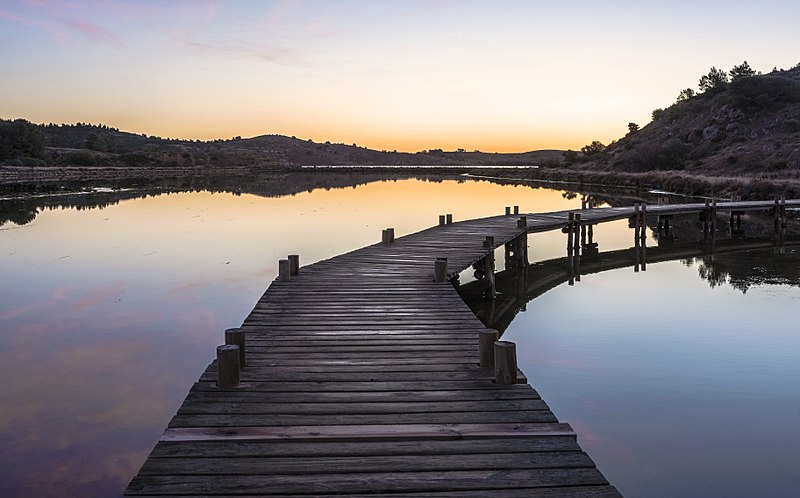
#> input picture example2.jpg, 800 x 498 px
$ python -i genetic_drawing.py   (imports and definitions only)   (older library calls are emulated)
#> lines starting #> are read from the running program, lines starting #| are printed output that depends on the picture
import cv2
import numpy as np
import time
import matplotlib.pyplot as plt
import string
import random
from IPython.display import clear_output

class GeneticDrawing:
    def __init__(self, img_path, seed=0, brushesRange=[[0.1, 0.3], [0.3, 0.7]]):
#> called with img_path = 'example2.jpg', seed = 0
        self.original_img = cv2.imread(img_path)
#> self.original_img is the input picture: shape (498, 800, 3); mean B, G, R 128.7, 126.7, 132
        self.img_grey = cv2.cvtColor(self.original_img,cv2.COLOR_BGR2GRAY)
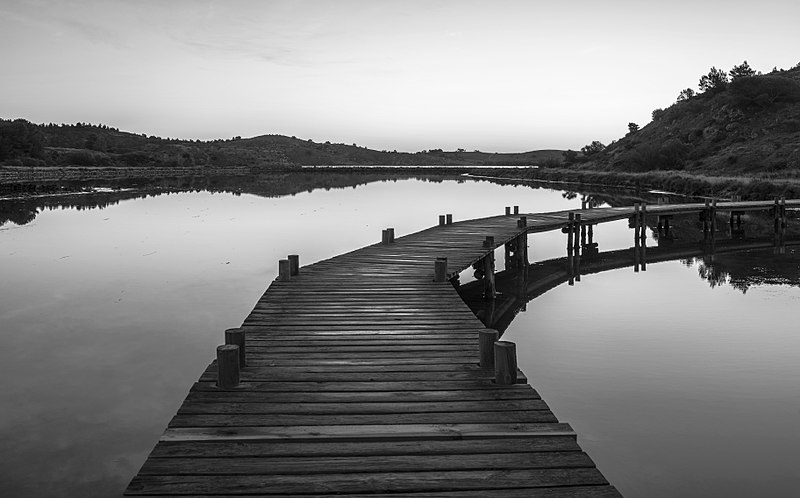
#> self.img_grey: shape (498, 800); min 0, max 255, mean 128.5
        self.img_grads = self._imgGradient(self.img_grey)
        self.myDNA = None
        self.seed = seed
        self.brushesRange = brushesRange
        self.sampling_mask = None

        #start with an empty black img
        self.imgBuffer = [np.zeros((self.img_grey.shape[0], self.img_grey.shape[1]), np.uint8)]

    def generate(self, stages=10, generations=100, brushstrokesCount=10, show_progress_imgs=True):
        for s in range(stages):
            #initialize new DNA
            if self.sampling_mask is not None:
                sampling_mask = self.sampling_mask
            else:
                sampling_mask = self.create_sampling_mask(s, stages)
            self.myDNA = DNA(self.img_grey.shape,
                             self.img_grads,
                             self.calcBrushRange(s, stages),
                             canvas=self.imgBuffer[-1],
                             sampling_mask=sampling_mask)
            self.myDNA.initRandom(self.img_grey, brushstrokesCount, self.seed + time.time() + s)
            #evolve DNA
            for g in range(generations):
                self.myDNA.evolveDNASeq(self.img_grey, self.seed + time.time() + g)
                clear_output(wait=True)
                print("Stage ", s+1, ". Generation ", g+1, "/", generations)
                if show_progress_imgs is True:
                    #plt.imshow(sampling_mask, cmap='gray')
                    plt.imshow(image2np(self.myDNA.get_cached_image()), cmap='gray')
                    #plt.imshow(self.myDNA.get_cached_image(), cmap='gray')
                    plt.show()
            self.imgBuffer.append(self.myDNA.get_cached_image())
        return self.myDNA.get_cached_image()

    def calcBrushRange(self, stage, total_stages):
        return [self._calcBrushSize(self.brushesRange[0], stage, total_stages), self._calcBrushSize(self.brushesRange[1], stage, total_stages)]

    def set_brush_range(self, ranges):
        self.brushesRange = ranges

    def set_sampling_mask(self, img_path):
        self.sampling_mask = cv2.cvtColor(cv2.imread(img_path),cv2.COLOR_BGR2GRAY)

    def create_sampling_mask(self, s, stages):
        percent = 0.2
        start_stage = int(stages*percent)
        sampling_mask = None
        if s >= start_stage:
            t = (1.0 - (s-start_stage)/max(stages-start_stage-1,1)) * 0.25 + 0.005
            sampling_mask = self.calc_sampling_mask(t)
        return sampling_mask

    '''
    we'd like to "guide" the brushtrokes along the image gradient direction, if such direction has large magnitude
    in places of low magnitude, we allow for more deviation from the direction.
    this function precalculates angles and their magnitudes for later use inside DNA class
    '''
    def _imgGradient(self, img):
        #convert to 0 to 1 float representation
        img = np.float32(img) / 255.0
        # Calculate gradient
        gx = cv2.Sobel(img, cv2.CV_32F, 1, 0, ksize=1)
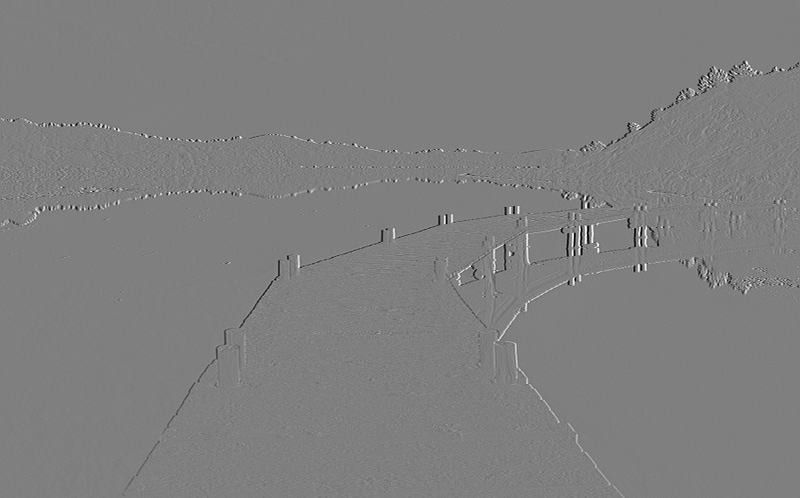
#> gx: shape (498, 800) float32; min -0.992, max 0.992, mean -5.48e-05; drawn with min black and max white
        gy = cv2.Sobel(img, cv2.CV_32F, 0, 1, ksize=1)
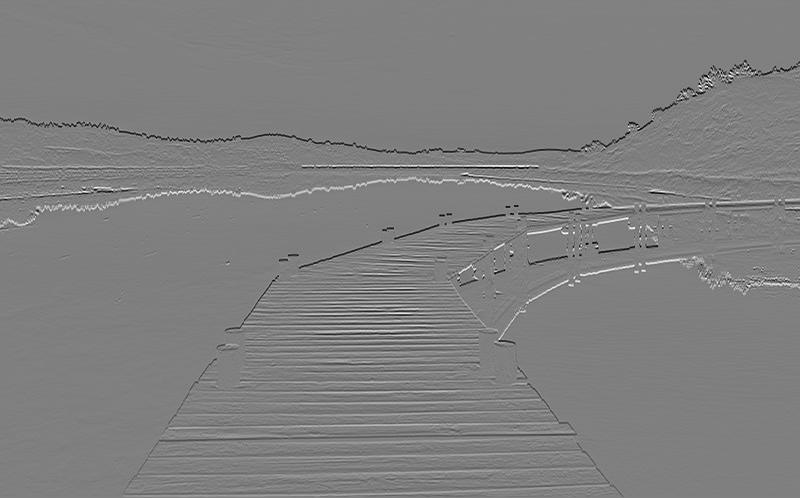
#> gy: shape (498, 800) float32; min -0.984, max 0.976, mean -0.00224; drawn with min black and max white
        # Python Calculate gradient magnitude and direction ( in degrees )
        mag, angle = cv2.cartToPolar(gx, gy, angleInDegrees=True)
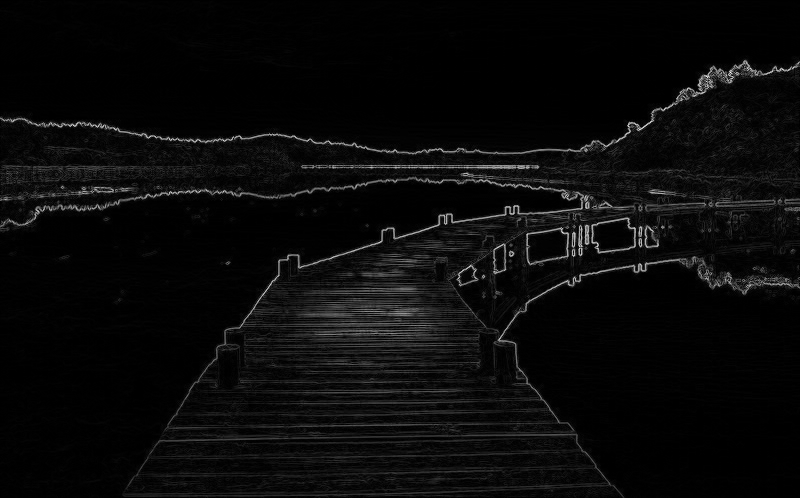
#> mag: shape (498, 800) float32; min 0, max 1.36, mean 0.0551; drawn with min black and max white
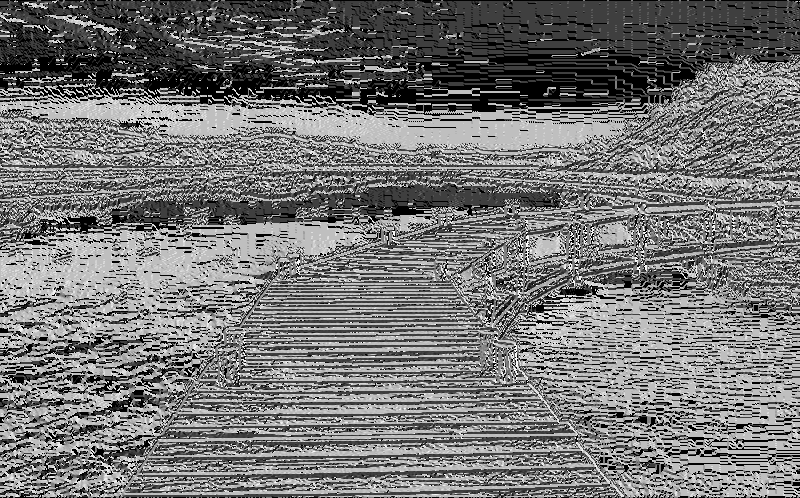
#> angle: shape (498, 800) float32; min 0, max 359.7, mean 165.6; drawn with min black and max white
        #normalize magnitudes
        mag /= np.max(mag)
        #lower contrast
        mag = np.power(mag, 0.3)
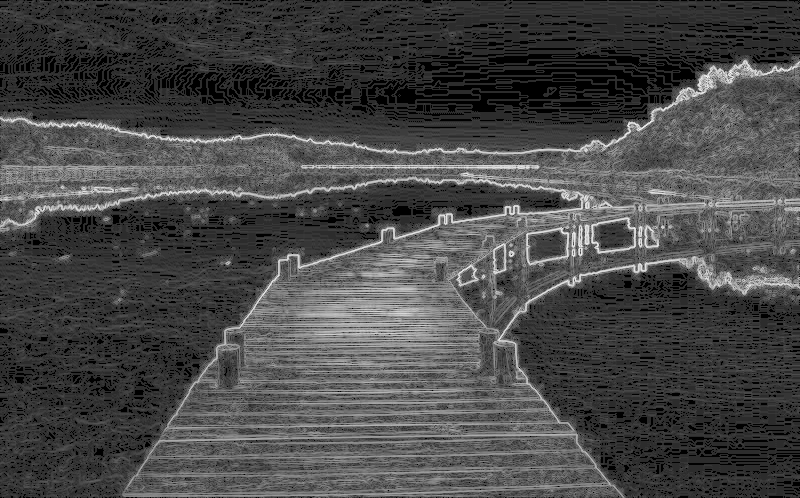
#> mag: shape (498, 800) float32; min 0, max 1, mean 0.284
        return mag, angle

    # [14 lines left out: function calc_sampling_mask, not called in this run]


    def _calcBrushSize(self, brange, stage, total_stages):
        bmin = brange[0]
        bmax = brange[1]
        t = stage/max(total_stages-1, 1)
        return (bmax-bmin)*(-t*t+1)+bmin


# [6 lines left out: function util_sample_from_img, not called in this run]

class DNA:

    def __init__(self, bound, img_gradient, brushstrokes_range, canvas=None, sampling_mask=None):
        self.DNASeq = []
        self.bound = bound

        #CTRLS
        self.minSize = brushstrokes_range[0] #0.1 #0.3
        self.maxSize = brushstrokes_range[1] #0.3 # 0.7
        self.maxBrushNumber = 4
        self.brushSide = 300 #brush image resolution in pixels
        self.padding = int(self.brushSide*self.maxSize / 2 + 5)

        self.canvas = canvas

        #IMG GRADIENT
        self.imgMag = img_gradient[0]
        self.imgAngles = img_gradient[1]

        #OTHER
        self.brushes = self.preload_brushes('brushes/watercolor/', self.maxBrushNumber)
        self.sampling_mask = sampling_mask

        #CACHE
        self.cached_image = None
        self.cached_error = None

    def preload_brushes(self, path, maxBrushNumber):
        imgs = []
        for i in range(maxBrushNumber):
            imgs.append(cv2.imread(path + str(i) +'.jpg'))
        return imgs

    def gen_new_positions(self):
        if self.sampling_mask is not None:
            pos = util_sample_from_img(self.sampling_mask)
            posY = pos[0][0]
            posX = pos[1][0]
        else:
            posY = int(random.randrange(0, self.bound[0]))
            posX = int(random.randrange(0, self.bound[1]))
        return [posY, posX]

    def initRandom(self, target_image, count, seed):
        #initialize random DNA sequence
        for i in range(count):
            #random color
            color = random.randrange(0, 255)
            #random size
            random.seed(seed-i+4)
            size = random.random()*(self.maxSize-self.minSize) + self.minSize
            #random pos
            posY, posX = self.gen_new_positions()
            #random rotation
            '''
            start with the angle from image gradient
            based on magnitude of that angle direction, adjust the random angle offset.
            So in places of high magnitude, we are more likely to follow the angle with our brushstroke.
            In places of low magnitude, we can have a more random brushstroke direction.
            '''
            random.seed(seed*i/4.0-5)
            localMag = self.imgMag[posY][posX]
            localAngle = self.imgAngles[posY][posX] + 90 #perpendicular to the dir
            rotation = random.randrange(-180, 180)*(1-localMag) + localAngle
            #random brush number
            brushNumber = random.randrange(1, self.maxBrushNumber)
            #append data
            self.DNASeq.append([color, posY, posX, size, rotation, brushNumber])
        #calculate cache error and image
        self.cached_error, self_cached_image = self.calcTotalError(target_image)

    def get_cached_image(self):
        return self.cached_image

    def calcTotalError(self, inImg):
        return self.__calcError(self.DNASeq, inImg)

    def __calcError(self, DNASeq, inImg):
        #draw the DNA
        myImg = self.drawAll(DNASeq)

        #compare the DNA to img and calc fitness only in the ROI
        diff1 = cv2.subtract(inImg, myImg) #values are too low
        diff2 = cv2.subtract(myImg,inImg) #values are too high
        totalDiff = cv2.add(diff1, diff2)
        totalDiff = np.sum(totalDiff)
        return (totalDiff, myImg)

    def draw(self):
        myImg = self.drawAll(self.DNASeq)
        return myImg

    def drawAll(self, DNASeq):
        #set image to pre generated
        if self.canvas is None: #if we do not have an image specified
            inImg = np.zeros((self.bound[0], self.bound[1]), np.uint8)
        else:
            inImg = np.copy(self.canvas)
        #apply padding
        p = self.padding
        inImg = cv2.copyMakeBorder(inImg, p,p,p,p,cv2.BORDER_CONSTANT,value=[0,0,0])
        #draw every DNA
        for i in range(len(DNASeq)):
            inImg = self.__drawDNA(DNASeq[i], inImg)
        #remove padding
        y = inImg.shape[0]
        x = inImg.shape[1]
        return inImg[p:(y-p), p:(x-p)]

    def __drawDNA(self, DNA, inImg):
        #get DNA data
        color = DNA[0]
        posX = int(DNA[2]) + self.padding #add padding since indices have shifted
        posY = int(DNA[1]) + self.padding
        size = DNA[3]
        rotation = DNA[4]
        brushNumber = int(DNA[5])

        #load brush alpha
        brushImg = self.brushes[brushNumber]
        #resize the brush
        brushImg = cv2.resize(brushImg,None,fx=size, fy=size, interpolation = cv2.INTER_CUBIC)
        #rotate
        brushImg = self.__rotateImg(brushImg, rotation)
        #brush img data
        brushImg = cv2.cvtColor(brushImg,cv2.COLOR_BGR2GRAY)
        rows, cols = brushImg.shape

        #create a colored canvas
        myClr = np.copy(brushImg)
        myClr[:, :] = color

        #find ROI
        inImg_rows, inImg_cols = inImg.shape
        y_min = int(posY - rows/2)
        y_max = int(posY + (rows - rows/2))
        x_min = int(posX - cols/2)
        x_max = int(posX + (cols - cols/2))

        # Convert uint8 to float
        foreground = myClr[0:rows, 0:cols].astype(float)
        background = inImg[y_min:y_max,x_min:x_max].astype(float) #get ROI
        # Normalize the alpha mask to keep intensity between 0 and 1
        alpha = brushImg.astype(float)/255.0


        try:
            # Multiply the foreground with the alpha matte
            foreground = cv2.multiply(alpha, foreground)

            # Multiply the background with ( 1 - alpha )
            background = cv2.multiply(np.clip((1.0 - alpha), 0.0, 1.0), background)
            # Add the masked foreground and background.
            outImage = (np.clip(cv2.add(foreground, background), 0.0, 255.0)).astype(np.uint8)

            inImg[y_min:y_max, x_min:x_max] = outImage
        except:
            print('------ \n', 'in image ',inImg.shape)
            print('pivot: ', posY, posX)
            print('brush size: ', self.brushSide)
            print('brush shape: ', brushImg.shape)
            print(" Y range: ", rangeY, 'X range: ', rangeX)
            print('bg coord: ', posY, posY+rangeY, posX, posX+rangeX)
            print('fg: ', foreground.shape)
            print('bg: ', background.shape)
            print('alpha: ', alpha.shape)

        return inImg


    # [54 lines left out: functions __rotateImg, __evolveDNA, not called in this run]

    def evolveDNASeq(self, inImg, seed):
        for i in range(len(self.DNASeq)):
            self.__evolveDNA(i, inImg, seed)

>>> result = GeneticDrawing('example2.jpg').generate()
#> the loop in generate, `for s in range(stages):` made 1 pass
#> after the loop in generate, `for s in range(stages):`: self.imgBuffer = 1 item
#> (the run stopped early here; a loop or call above may not have finished)
